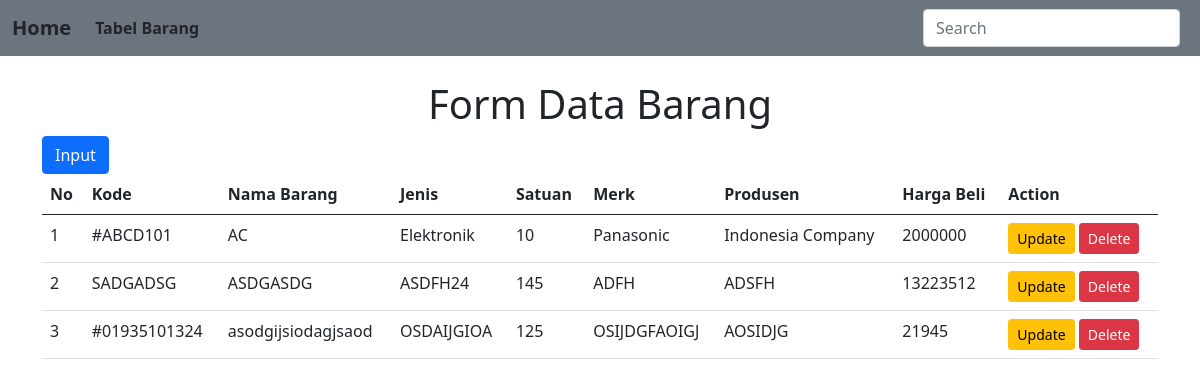
The app's page /barang/index.php with its own data.
### tables this page shows
CREATE TABLE `tabel_barang` (
  `id` int(255) NOT NULL,
  `kode_barang` varchar(255) NOT NULL,
  `nama_barang` varchar(255) NOT NULL,
  `jenis_barang` varchar(255) NOT NULL,
  `satuan_barang` int(255) NOT NULL,
  `merk_barang` varchar(255) NOT NULL,
  `produsen_barang` varchar(255) NOT NULL,
  `harga_beli_barang` int(255) NOT NULL
);

### barang/index.php (the view, shortened to what this page needs)
<!doctype html>
<?php
include('koneksi.php');
?>
<html lang="en">
  <head>
    <link href="https://cdn.jsdelivr.net/npm/bootstrap@5.0.2/dist/css/bootstrap.min.css" rel="stylesheet">
  </head>
  <body>
    <nav class="navbar navbar-expand-lg bg-secondary">
  <div class="container-fluid">
    <a class="navbar-brand text-dark fw-bold" href="index.php">Home</a>
    <div class="collapse navbar-collapse" id="navbarSupportedContent">
      <ul class="navbar-nav me-auto mb-2 mb-lg-0">
        <li class="nav-item">
          <a class="nav-link text-dark fw-bold active" aria-current="page" href="index.php">Tabel Barang</a>
        </li>
      </ul>
      <form class="d-flex" role="search">
      <input class="form-control me-2" type="search" placeholder="Search" aria-label="Search" id="searchInput">
      </form>
    </div>
  </div>
</nav>
<br>
<h1 h1 style="text-align:center">Form Data Barang</h1>
<div class="container">
<a href="barang_formadd.php" type="button" class="btn btn-primary">Input</a>
<table class="table">
  <thead>
  <tr>
      <th scope="col">No</th>
      <th scope="col">Kode</th>
      <th scope="col">Nama Barang</th>
      <th scope="col">Jenis</th>
      <th scope="col">Satuan</th>
      <th scope="col">Merk</th>
      <th scope="col">Produsen</th>
      <th scope="col">Harga Beli</th>
      <th scope="col">Action</th>
    </tr>
  </thead>
  <tbody>
  <?php
										$nomor = 0;
										$sqlbarang = "SELECT * FROM tabel_barang ORDER BY tabel_barang.nama_barang ASC";
										$querybarang = mysqli_query($koneksidb,$sqlbarang);
										while ($result = mysqli_fetch_array($querybarang)) {
											$nomor++;
											?>
										<tr>
											<td><?php echo htmlentities($nomor);?></td>
											<td><?php echo htmlentities($result['kode_barang']);?></td>
											<td><?php echo htmlentities($result['nama_barang']);?></td>
											<td><?php echo htmlentities($result['jenis_barang']);?></td>
											<td><?php echo htmlentities($result['satuan_barang']);?></td>
											<td><?php echo htmlentities($result['merk_barang']);?></td>
											<td><?php echo htmlentities($result['produsen_barang']);?></td>
											<td><?php echo htmlentities($result['harga_beli_barang']);?></td>
                      <td class='text-left'>
                            <a class='btn btn-warning btn-sm' data-bs-toggle='modal' data-bs-target='#konfirmasi_update' data-href="barang_formedit.php?id=<?php echo $result['id'];?>"> Update </a>
                            <a class='btn btn-danger btn-sm' data-bs-toggle='modal' data-bs-target='#konfirmasi_hapus' data-href="barang_hapus.php?id=<?php echo $result['id'];?>">Delete</a>
											</td>
										</tr>
										<?php } ?>
  </tbody>
  </table>
  </body>
</html>

### records on screen
tabel_barang: kode_barang "#ABCD101", nama_barang "AC", jenis_barang "Elektronik", satuan_barang "10", merk_barang "Panasonic", produsen_barang "Indonesia Company", harga_beli_barang "2000000"
tabel_barang: kode_barang "SADGADSG", nama_barang "ASDGASDG", jenis_barang "ASDFH24", satuan_barang "145", merk_barang "ADFH", produsen_barang "ADSFH", harga_beli_barang "13223512"
tabel_barang: kode_barang "#01935101324", nama_barang "asodgijsiodagjsaod", jenis_barang "OSDAIJGIOA", satuan_barang "125", merk_barang "OSIJDGFAOIGJ", produsen_barang "AOSIDJG", harga_beli_barang "21945"
